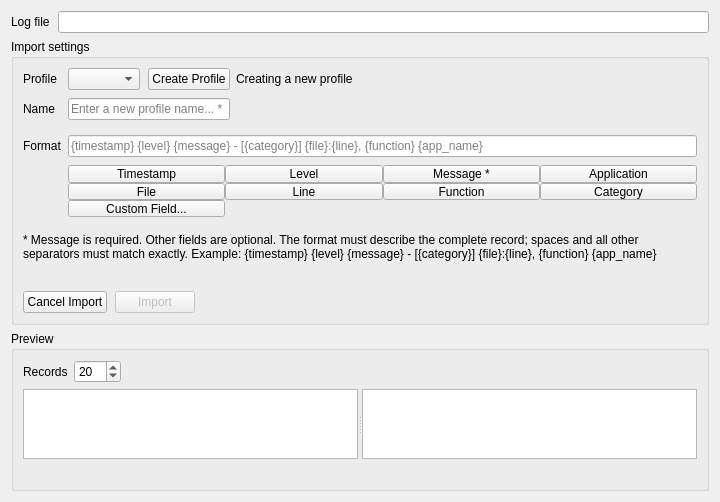
<?xml version="1.0" encoding="UTF-8"?>
<ui version="4.0">
 <class>LogImportWidget</class>
 <widget class="QWidget" name="LogImportWidget">
  <property name="sizePolicy">
   <sizepolicy hsizetype="Expanding" vsizetype="Expanding">
    <horstretch>0</horstretch>
    <verstretch>0</verstretch>
   </sizepolicy>
  </property>
  <property name="geometry">
   <rect>
    <x>0</x>
    <y>0</y>
    <width>720</width>
    <height>500</height>
   </rect>
  </property>
  <layout class="QVBoxLayout" name="verticalLayoutMain" stretch="0,0,1">
   <item>
    <layout class="QHBoxLayout" name="horizontalLayout">
     <property name="spacing">
      <number>8</number>
     </property>
     <item>
      <widget class="QLabel" name="labelFile">
       <property name="text">
        <string>Log file</string>
       </property>
      </widget>
     </item>
     <item>
      <widget class="QLineEdit" name="lineEditFilePath">
       <property name="readOnly">
        <bool>true</bool>
       </property>
      </widget>
     </item>
    </layout>
   </item>
   <item>
    <widget class="QGroupBox" name="groupBoxProfile">
     <property name="title">
      <string>Import settings</string>
     </property>
     <layout class="QGridLayout" name="gridLayout" columnstretch="0,0,1">
      <property name="verticalSpacing">
       <number>8</number>
      </property>
      <item row="0" column="0">
       <widget class="QLabel" name="labelProfile">
        <property name="text">
         <string>Profile</string>
        </property>
       </widget>
      </item>
      <item row="0" column="1">
       <widget class="QWidget" name="widgetProfileSelection" native="true">
        <layout class="QHBoxLayout" name="horizontalLayoutProfileSelection">
         <property name="spacing">
          <number>8</number>
         </property>
         <property name="leftMargin">
          <number>0</number>
         </property>
         <property name="topMargin">
          <number>0</number>
         </property>
         <property name="rightMargin">
          <number>0</number>
         </property>
         <property name="bottomMargin">
          <number>0</number>
         </property>
         <item>
          <widget class="QComboBox" name="comboBoxProfile"/>
         </item>
         <item>
          <widget class="QPushButton" name="pushButtonNewProfile">
           <property name="actionRole" stdset="0">
            <string>secondary</string>
           </property>
           <property name="text">
            <string>Create Profile</string>
           </property>
          </widget>
         </item>
        </layout>
       </widget>
      </item>
      <item row="0" column="2">
       <widget class="QLabel" name="labelProfileMode">
        <property name="text">
         <string>Creating a new profile</string>
        </property>
       </widget>
      </item>
      <item row="1" column="0">
       <widget class="QLabel" name="labelProfileName">
        <property name="text">
         <string>Name</string>
        </property>
       </widget>
      </item>
      <item row="1" column="1">
       <widget class="QLineEdit" name="lineEditProfileName">
        <property name="placeholderText">
         <string>Enter a new profile name... *</string>
        </property>
       </widget>
      </item>
      <item row="2" column="0" colspan="3">
       <spacer name="verticalSpacerNameFormat">
        <property name="orientation">
         <enum>Qt::Orientation::Vertical</enum>
        </property>
        <property name="sizeType">
         <enum>QSizePolicy::Policy::Fixed</enum>
        </property>
        <property name="sizeHint" stdset="0">
         <size>
          <width>0</width>
          <height>7</height>
         </size>
        </property>
       </spacer>
      </item>
      <item row="3" column="0">
       <widget class="QLabel" name="labelFormat">
        <property name="text">
         <string>Format</string>
        </property>
       </widget>
      </item>
      <item row="3" column="1" colspan="2">
       <layout class="QHBoxLayout" name="horizontalLayoutFormat" stretch="1,0">
        <item>
         <widget class="QLineEdit" name="lineEditFormat">
          <property name="placeholderText">
           <string>{timestamp} {level} {message} - [{category}] {file}:{line}, {function} {app_name}</string>
          </property>
         </widget>
        </item>
        <item>
         <spacer name="horizontalSpacerFormat">
          <property name="orientation">
           <enum>Qt::Orientation::Horizontal</enum>
          </property>
          <property name="sizeHint" stdset="0">
           <size>
            <width>0</width>
            <height>20</height>
           </size>
          </property>
         </spacer>
        </item>
       </layout>
      </item>
      <item row="4" column="1" colspan="2">
       <layout class="QGridLayout" name="gridLayoutFields">
        <item row="0" column="0">
         <widget class="QPushButton" name="pushButtonInsertTimestamp">
          <property name="toolTip">
           <string>Insert the date and time of the log event, for example 2026-07-16 04:10:06.642.</string>
          </property>
          <property name="text">
           <string>Timestamp</string>
          </property>
         </widget>
        </item>
        <item row="0" column="1">
         <widget class="QPushButton" name="pushButtonInsertLevel">
          <property name="toolTip">
           <string>Insert the severity level, for example Debug, Info, Warning, or Error.</string>
          </property>
          <property name="text">
           <string>Level</string>
          </property>
         </widget>
        </item>
        <item row="0" column="2">
         <widget class="QPushButton" name="pushButtonInsertMessage">
          <property name="toolTip">
           <string>Insert the log message. This field is required for importing records.</string>
          </property>
          <property name="text">
           <string>Message *</string>
          </property>
         </widget>
        </item>
        <item row="0" column="3">
         <widget class="QPushButton" name="pushButtonInsertAppName">
          <property name="toolTip">
           <string>Insert the name of the application that produced the record.</string>
          </property>
          <property name="text">
           <string>Application</string>
          </property>
         </widget>
        </item>
        <item row="1" column="0">
         <widget class="QPushButton" name="pushButtonInsertFile">
          <property name="toolTip">
           <string>Insert the source-code file path recorded by the logger.</string>
          </property>
          <property name="text">
           <string>File</string>
          </property>
         </widget>
        </item>
        <item row="1" column="1">
         <widget class="QPushButton" name="pushButtonInsertLine">
          <property name="toolTip">
           <string>Insert the source-code line number recorded by the logger.</string>
          </property>
          <property name="text">
           <string>Line</string>
          </property>
         </widget>
        </item>
        <item row="1" column="2">
         <widget class="QPushButton" name="pushButtonInsertFunction">
          <property name="toolTip">
           <string>Insert the function name or signature recorded by the logger.</string>
          </property>
          <property name="text">
           <string>Function</string>
          </property>
         </widget>
        </item>
        <item row="1" column="3">
         <widget class="QPushButton" name="pushButtonInsertCategory">
          <property name="toolTip">
           <string>Insert the logging category, for example default or network.</string>
          </property>
          <property name="text">
           <string>Category</string>
          </property>
         </widget>
        </item>
        <item row="2" column="0">
         <widget class="QPushButton" name="pushButtonInsertCustomField">
          <property name="toolTip">
           <string>Create and insert a placeholder for an additional value in the record.</string>
          </property>
          <property name="text">
           <string>Custom Field...</string>
          </property>
         </widget>
        </item>
       </layout>
      </item>
      <item row="5" column="0" colspan="3">
       <spacer name="verticalSpacerFieldsHelp">
        <property name="orientation">
         <enum>Qt::Orientation::Vertical</enum>
        </property>
        <property name="sizeType">
         <enum>QSizePolicy::Policy::Fixed</enum>
        </property>
        <property name="sizeHint" stdset="0">
         <size>
          <width>0</width>
          <height>8</height>
         </size>
        </property>
       </spacer>
      </item>
      <item row="6" column="0" colspan="3">
       <widget class="QLabel" name="labelFieldHelp">
        <property name="sizePolicy">
         <sizepolicy hsizetype="Preferred" vsizetype="Preferred">
          <horstretch>0</horstretch>
          <verstretch>0</verstretch>
         </sizepolicy>
        </property>
        <property name="text">
         <string>* Message is required. Other fields are optional. The format must describe the complete record; spaces and all other separators must match exactly. Example: {timestamp} {level} {message} - [{category}] {file}:{line}, {function} {app_name}</string>
        </property>
        <property name="wordWrap">
         <bool>true</bool>
        </property>
       </widget>
      </item>
      <item row="7" column="0" colspan="3">
       <widget class="QLabel" name="labelValidation">
        <property name="sizePolicy">
         <sizepolicy hsizetype="Preferred" vsizetype="Preferred">
          <horstretch>0</horstretch>
          <verstretch>0</verstretch>
         </sizepolicy>
        </property>
        <property name="text">
         <string/>
        </property>
        <property name="wordWrap">
         <bool>true</bool>
        </property>
       </widget>
      </item>
      <item row="8" column="0" colspan="3">
       <layout class="QHBoxLayout" name="horizontalLayoutImportActions">
        <property name="spacing">
         <number>8</number>
        </property>
        <item>
         <spacer name="horizontalSpacerImportActionsLeading">
          <property name="orientation">
           <enum>Qt::Orientation::Horizontal</enum>
          </property>
          <property name="sizeType">
           <enum>QSizePolicy::Policy::Preferred</enum>
          </property>
          <property name="sizeHint" stdset="0">
           <size>
            <width>0</width>
            <height>20</height>
           </size>
          </property>
         </spacer>
        </item>
        <item>
         <widget class="QPushButton" name="pushButtonCancel">
          <property name="actionRole" stdset="0">
           <string>secondary</string>
          </property>
          <property name="text">
           <string>Cancel Import</string>
          </property>
         </widget>
        </item>
        <item>
         <widget class="QPushButton" name="pushButtonImport">
          <property name="actionRole" stdset="0">
           <string>primary</string>
          </property>
          <property name="enabled">
           <bool>false</bool>
          </property>
          <property name="text">
           <string>Import</string>
          </property>
          <property name="default">
           <bool>true</bool>
          </property>
         </widget>
        </item>
        <item>
         <spacer name="horizontalSpacerImportActionsTrailing">
          <property name="orientation">
           <enum>Qt::Orientation::Horizontal</enum>
          </property>
          <property name="sizeHint" stdset="0">
           <size>
            <width>40</width>
            <height>20</height>
           </size>
          </property>
         </spacer>
        </item>
       </layout>
      </item>
     </layout>
    </widget>
   </item>
   <item>
    <widget class="QGroupBox" name="groupBoxPreview">
     <property name="sizePolicy">
      <sizepolicy hsizetype="Expanding" vsizetype="Expanding">
       <horstretch>0</horstretch>
       <verstretch>0</verstretch>
      </sizepolicy>
     </property>
     <property name="title">
      <string>Preview</string>
     </property>
     <layout class="QVBoxLayout" name="verticalLayout" stretch="0,1,0">
      <item>
       <layout class="QHBoxLayout" name="horizontalLayout_2">
        <item>
         <widget class="QLabel" name="labelPreviewRecords">
          <property name="text">
           <string>Records</string>
          </property>
         </widget>
        </item>
        <item>
         <widget class="QSpinBox" name="spinBoxPreviewRecords">
          <property name="minimum">
           <number>1</number>
          </property>
          <property name="maximum">
           <number>100</number>
          </property>
          <property name="value">
           <number>20</number>
          </property>
         </widget>
        </item>
        <item>
         <spacer name="horizontalSpacer">
          <property name="orientation">
           <enum>Qt::Orientation::Horizontal</enum>
          </property>
          <property name="sizeHint" stdset="0">
           <size>
            <width>40</width>
            <height>20</height>
           </size>
          </property>
         </spacer>
        </item>
       </layout>
      </item>
      <item>
       <widget class="QSplitter" name="splitterPreview">
        <property name="sizePolicy">
         <sizepolicy hsizetype="Expanding" vsizetype="Expanding">
          <horstretch>0</horstretch>
          <verstretch>0</verstretch>
         </sizepolicy>
        </property>
        <property name="orientation">
         <enum>Qt::Orientation::Horizontal</enum>
        </property>
        <widget class="QTableView" name="tableViewRawRecords">
         <property name="alternatingRowColors">
          <bool>true</bool>
         </property>
         <property name="selectionMode">
          <enum>QAbstractItemView::SelectionMode::SingleSelection</enum>
         </property>
         <property name="selectionBehavior">
          <enum>QAbstractItemView::SelectionBehavior::SelectRows</enum>
         </property>
        </widget>
        <widget class="QTableView" name="tableViewParsedFields">
         <property name="alternatingRowColors">
          <bool>true</bool>
         </property>
         <property name="selectionMode">
          <enum>QAbstractItemView::SelectionMode::SingleSelection</enum>
         </property>
         <property name="selectionBehavior">
          <enum>QAbstractItemView::SelectionBehavior::SelectRows</enum>
         </property>
        </widget>
       </widget>
      </item>
      <item>
       <widget class="QLabel" name="labelPreviewSummary">
        <property name="sizePolicy">
         <sizepolicy hsizetype="Preferred" vsizetype="Preferred">
          <horstretch>0</horstretch>
          <verstretch>0</verstretch>
         </sizepolicy>
        </property>
        <property name="text">
         <string/>
        </property>
        <property name="wordWrap">
         <bool>true</bool>
        </property>
       </widget>
      </item>
     </layout>
    </widget>
   </item>
  </layout>
 </widget>
 <resources/>
 <connections/>
</ui>
